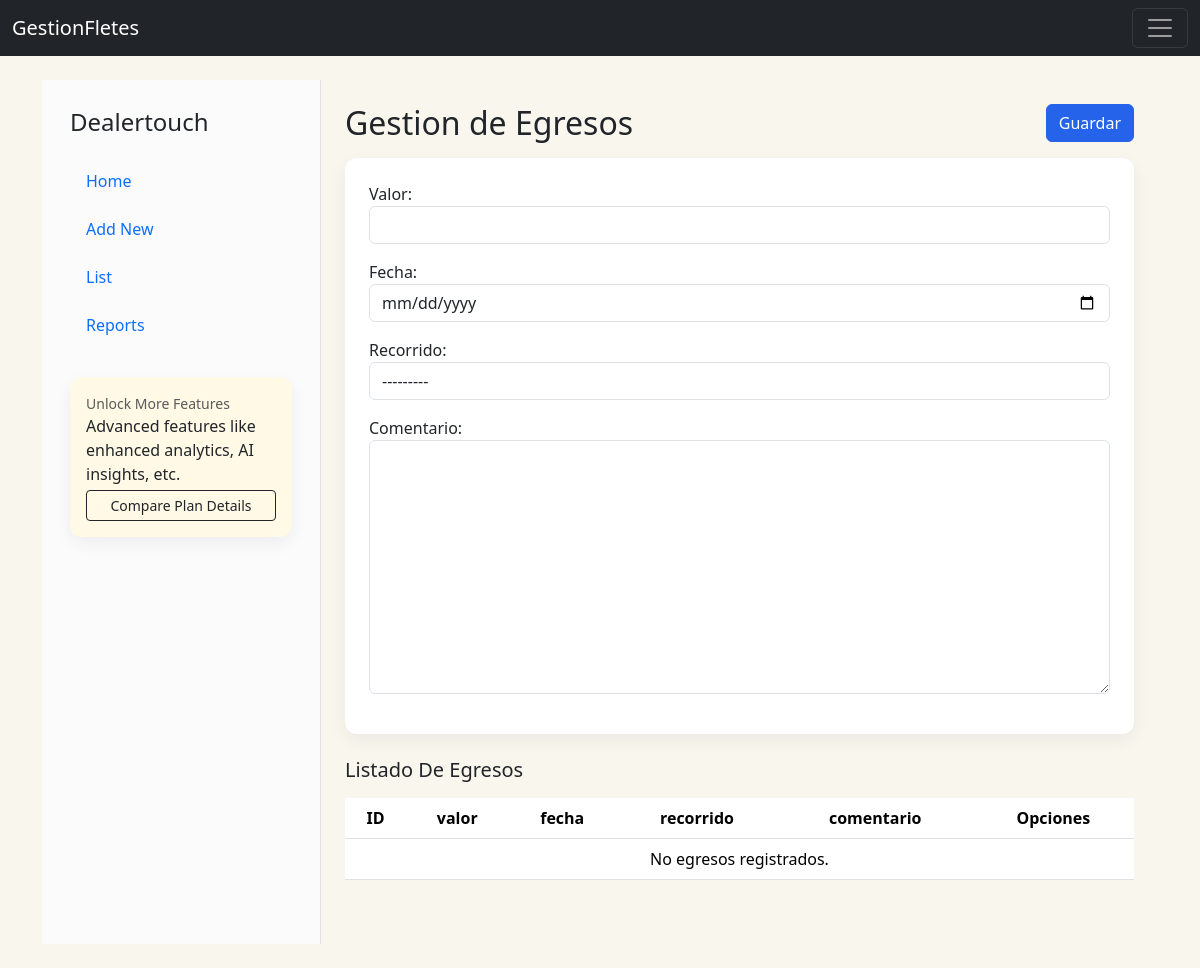
The page /IngEgr/registrarEgresos/ on the database as committed earlier.
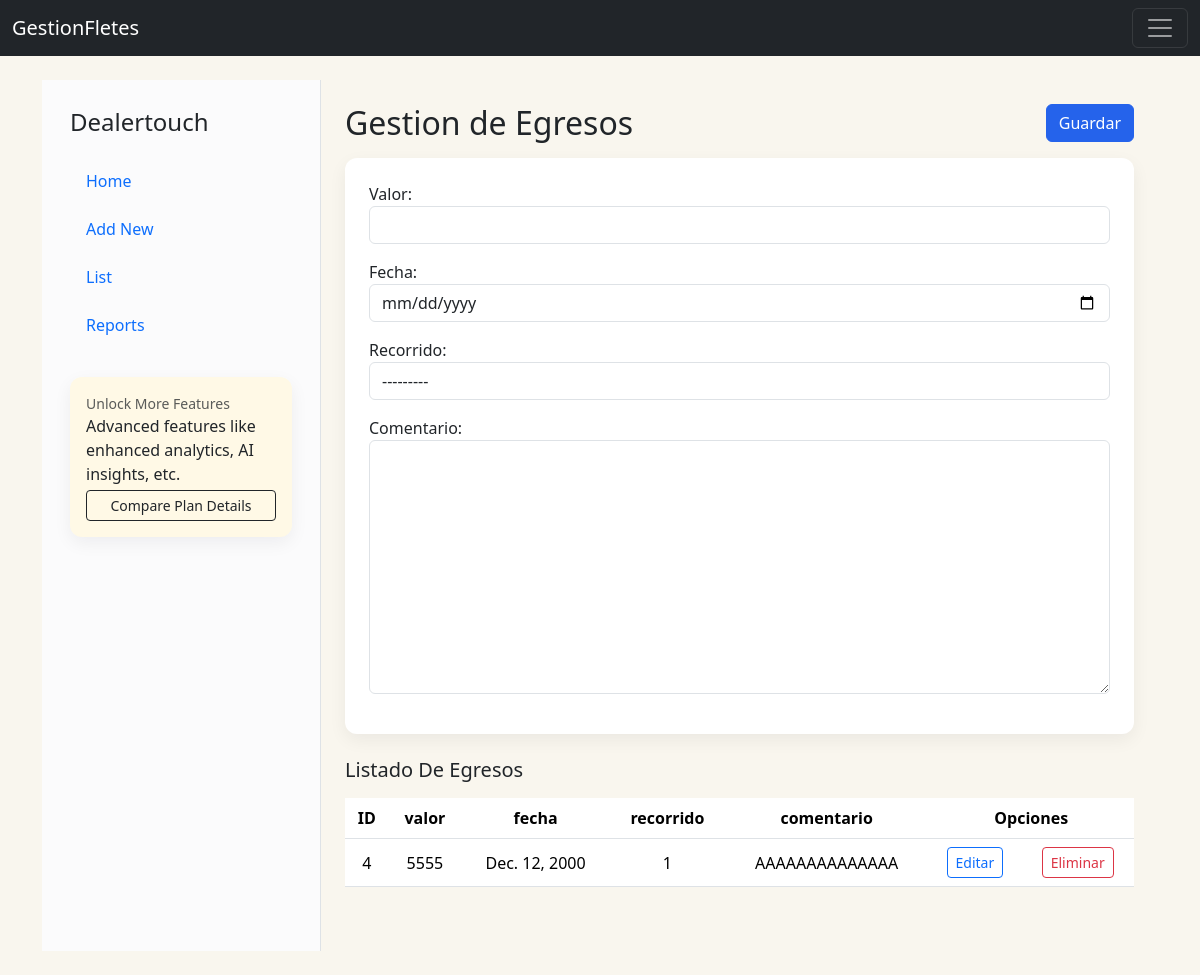
The same page on the database as committed later.
### IngresosEgresos/models.py (models this page shows, shortened)
class Egresos(models.Model):
    egresoID = models.AutoField(primary_key=True)
    valor = models.PositiveIntegerField()
    fecha = models.DateField()
    recorrido = models.ForeignKey(Recorridos, on_delete=models.CASCADE, null=True)
    comentario = models.TextField(max_length=50, null=True)

### CrudRecorridos/models.py (models this page shows)
class Recorridos(models.Model):
    recorridoID = models.AutoField(primary_key=True)
    conductor = models.ForeignKey(Conductores, on_delete=models.CASCADE)
    vehiculo = models.ForeignKey(Vehiculos, on_delete=models.CASCADE)
    fecha = models.DateField()
    direccionOrigen = models.CharField(max_length=50)
    direccionDestino = models.CharField(max_length=50)
    carga = models.TextField(max_length=100)
    detalle = models.TextField(max_length=100, null=True)
    distancia_km = models.FloatField(null=True, blank=True, help_text='Distancia recorrida en km')
    gps_data = models.JSONField(null=True, blank=True, help_text='Datos GPS del recorrido (lista de puntos, GPX, etc)')
    def __str__(self):
        texto= "{0} {1} {2} {3} {4} {5} {6} {7}"
        return texto.format(self.recorridoID, self.conductor, self.vehiculo, self.fecha, self.direccionOrigen, self.direccionDestino, self.carga, self.detalle)

### IngresosEgresos/views.py (the view)
# urls.py: path('registrarEgresos/', views.registrarEgresos, name='registrarEgresos'),
def registrarEgresos(request):
    egresos = Egresos.objects.all()
    if request.method == 'POST':
        form = EgresosForm(request.POST)
        if form.is_valid():
            form.save()
            messages.success(request, 'Egreso Registrado Correctamente!')
            return redirect('registrarEgresos')
        else:
            messages.error(request, 'Error al registrar el Egreso. Por favor, verificar los datos.')
            return render(request,'gestionEgresos.html', {"form":form, "egresos":egresos})
    else:
        form = EgresosForm()
        return render(request,'gestionEgresos.html', {"form":form, "egresos":egresos})

### IngresosEgresos/forms.py
class EgresosForm(forms.ModelForm):
    class Meta:
        model = Egresos
        fields = ['valor', 'fecha', 'recorrido', 'comentario']
    def __init__(self, *args, **kwargs):
        super(EgresosForm, self).__init__(*args, **kwargs)
        self.fields['comentario'].required = False

### CrudConductores/models.py (called while the page is built)
    def __str__(self):
        texto= "{0} {1} {2} {3} {4} {5} {6}"
        return texto.format(self.conductorID, self.rut, self.nombre, self.apellido, self.fechaNacimiento, self.direccion, self.licencia)

### CrudVehiculos/models.py (called while the page is built)
    def __str__(self):
        texto= "{0} {1} {2} {3} {4} {5} {6}"
        return texto.format(self.vehiculoID, self.patente, self.marca, self.modelo, self.fechaAdquisicion, self.estado, self.comentario)

### IngresosEgresos/templates/gestionEgresos.html (shortened to what this page needs)
{% extends "partials/gestion_layout.html" %}
{% load widget_tweaks %}
{% block gestion_header %}
        <div class="d-flex align-items-start mb-3">
            <div>
                <h2 class="mb-0">Gestion de Egresos</h2>
            </div>
            <div class="ms-auto">
                <button form="egresosForm" type="submit" class="btn btn-primary">Guardar</button>
            </div>
        </div>
{% endblock %}
{% block gestion_body %}
        <form id="egresosForm" action="{% url 'registrarEgresos' %}" method="post">
            <div class="mb-3">
                {{ form.valor.label_tag }}
                {% render_field form.valor class="form-control" %}
            </div>
            <div class="mb-3">
                {{ form.fecha.label_tag }}
                {% render_field form.fecha class="form-control" type="date" %}
            </div>
            <div class="mb-3">
                {{ form.recorrido.label_tag }}
                {% render_field form.recorrido class="form-control" %}
            </div>
            <div class="mb-3">
                {{ form.comentario.label_tag }}
                {% render_field form.comentario class="form-control" %}
            </div>
        </form>
    {% endblock %}
    {% block gestion_after %}
        <h5>Listado De Egresos</h5>
        <div class="table responsive py-2">
            <table class="table table-hover">
                <thead>
                    <tr>
                        <th>ID</th>
                        <th>valor</th>
                        <th>fecha</th>
                        <th>recorrido</th>
                        <th>comentario</th>
                        <th colspan="2">Opciones</th>
                    </tr>
                </thead>
                <tbody>
                    {% for egreso in egresos %}
                        <tr>
                            <td>{{egreso.egresoID}}</td>
                            <td>{{egreso.valor}}</td>
                            <td>{{egreso.fecha}}</td>
                            <td>{{egreso.recorrido.recorridoID}}</td>
                            <td>{{egreso.comentario}}</td>
                            <td><a href ="{%url 'editarEgresos' egreso.egresoID %}" class = "btn btn-sm btn-outline-primary" >Editar </a></td>
                            <td><a href ="{%url 'eliminarEgresos' egreso.egresoID %}" class = "btn btn-sm btn-outline-danger btnEliminacion" >Eliminar </a></td>
                        </tr>
                    {% empty %}
                        <tr><td colspan="7">No egresos registrados.</td></tr>
                    {% endfor %}
                </tbody>
            </table>
        </div>
    {% endblock %}

Rows that differ between the two databases and show on the page:
added Egresos: egresoID "4", valor "5555", fecha "Dec. 12, 2000", recorrido.recorridoID "1", comentario "AAAAAAAAAAAAAA"
Other text that changed with them:
text no longer shown: "No egresos registrados."
